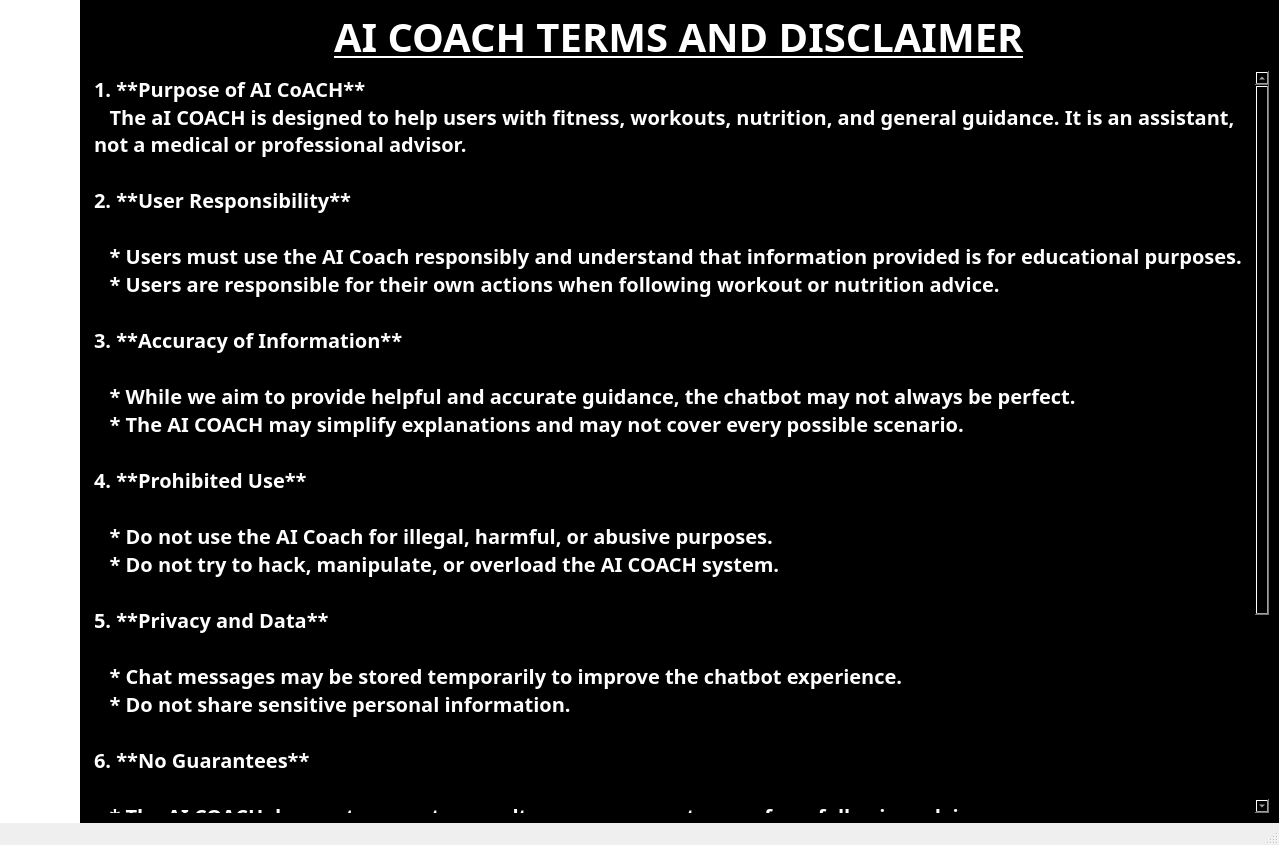
<?xml version="1.0" encoding="UTF-8"?>
<ui version="4.0">
 <class>MainWindow</class>
 <widget class="QMainWindow" name="MainWindow">
  <property name="geometry">
   <rect>
    <x>0</x>
    <y>0</y>
    <width>1279</width>
    <height>845</height>
   </rect>
  </property>
  <property name="windowTitle">
   <string>MainWindow</string>
  </property>
  <widget class="QWidget" name="centralwidget">
   <layout class="QHBoxLayout" name="horizontalLayout_2">
    <property name="spacing">
     <number>0</number>
    </property>
    <property name="leftMargin">
     <number>0</number>
    </property>
    <property name="topMargin">
     <number>0</number>
    </property>
    <property name="rightMargin">
     <number>0</number>
    </property>
    <property name="bottomMargin">
     <number>0</number>
    </property>
    <item>
     <widget class="QWidget" name="Sidebar" native="true">
      <property name="sizePolicy">
       <sizepolicy hsizetype="Preferred" vsizetype="Expanding">
        <horstretch>0</horstretch>
        <verstretch>0</verstretch>
       </sizepolicy>
      </property>
      <property name="minimumSize">
       <size>
        <width>80</width>
        <height>791</height>
       </size>
      </property>
      <property name="maximumSize">
       <size>
        <width>120</width>
        <height>1111</height>
       </size>
      </property>
      <property name="styleSheet">
       <string notr="true">background-color:white;</string>
      </property>
      <layout class="QVBoxLayout" name="verticalLayout_3">
       <item>
        <widget class="QPushButton" name="SwitchToHome">
         <property name="styleSheet">
          <string notr="true">border:none</string>
         </property>
         <property name="text">
          <string/>
         </property>
         <property name="icon">
          <iconset>
           <normaloff>../../../../../2144.png</normaloff>../../../../../2144.png</iconset>
         </property>
         <property name="iconSize">
          <size>
           <width>50</width>
           <height>50</height>
          </size>
         </property>
        </widget>
       </item>
       <item>
        <widget class="QPushButton" name="SwitchToNutritions">
         <property name="styleSheet">
          <string notr="true">border:none</string>
         </property>
         <property name="text">
          <string/>
         </property>
         <property name="icon">
          <iconset>
           <normaloff>../../../../../nutritions_icon-removebg-preview.png</normaloff>../../../../../nutritions_icon-removebg-preview.png</iconset>
         </property>
         <property name="iconSize">
          <size>
           <width>5060</width>
           <height>60</height>
          </size>
         </property>
        </widget>
       </item>
       <item>
        <widget class="QPushButton" name="SwitchToWorkout">
         <property name="styleSheet">
          <string notr="true">border:none</string>
         </property>
         <property name="text">
          <string/>
         </property>
         <property name="icon">
          <iconset>
           <normaloff>../../../../../training_icon-removebg-preview.png</normaloff>../../../../../training_icon-removebg-preview.png</iconset>
         </property>
         <property name="iconSize">
          <size>
           <width>80</width>
           <height>80</height>
          </size>
         </property>
        </widget>
       </item>
       <item>
        <spacer name="verticalSpacer">
         <property name="orientation">
          <enum>Qt::Vertical</enum>
         </property>
         <property name="sizeHint" stdset="0">
          <size>
           <width>20</width>
           <height>40</height>
          </size>
         </property>
        </spacer>
       </item>
       <item>
        <widget class="QPushButton" name="settingsbutton">
         <property name="sizePolicy">
          <sizepolicy hsizetype="Preferred" vsizetype="Fixed">
           <horstretch>0</horstretch>
           <verstretch>0</verstretch>
          </sizepolicy>
         </property>
         <property name="layoutDirection">
          <enum>Qt::LeftToRight</enum>
         </property>
         <property name="autoFillBackground">
          <bool>false</bool>
         </property>
         <property name="styleSheet">
          <string notr="true">border:none;</string>
         </property>
         <property name="text">
          <string/>
         </property>
         <property name="icon">
          <iconset>
           <normaloff>../../../../../settings icon.png</normaloff>../../../../../settings icon.png</iconset>
         </property>
         <property name="iconSize">
          <size>
           <width>100</width>
           <height>100</height>
          </size>
         </property>
        </widget>
       </item>
      </layout>
     </widget>
    </item>
    <item>
     <widget class="QStackedWidget" name="stackedWidget">
      <property name="sizePolicy">
       <sizepolicy hsizetype="Expanding" vsizetype="Preferred">
        <horstretch>0</horstretch>
        <verstretch>0</verstretch>
       </sizepolicy>
      </property>
      <property name="styleSheet">
       <string notr="true">background-color:black</string>
      </property>
      <property name="currentIndex">
       <number>5</number>
      </property>
      <widget class="QWidget" name="Training_Page">
       <property name="styleSheet">
        <string notr="true"/>
       </property>
       <layout class="QVBoxLayout" name="verticalLayout_4">
        <property name="spacing">
         <number>0</number>
        </property>
        <property name="leftMargin">
         <number>0</number>
        </property>
        <property name="topMargin">
         <number>0</number>
        </property>
        <property name="rightMargin">
         <number>0</number>
        </property>
        <property name="bottomMargin">
         <number>0</number>
        </property>
        <item>
         <widget class="QWidget" name="widget" native="true">
          <layout class="QHBoxLayout" name="horizontalLayout_3">
           <property name="spacing">
            <number>120</number>
           </property>
           <property name="leftMargin">
            <number>100</number>
           </property>
           <property name="topMargin">
            <number>0</number>
           </property>
           <property name="rightMargin">
            <number>100</number>
           </property>
           <item>
            <widget class="QPushButton" name="gymmodebutton">
             <property name="styleSheet">
              <string notr="true">font:40pt;
font-family:&quot;Bebas Neue&quot;;
border-radius:15px;
background-color:white;</string>
             </property>
             <property name="text">
              <string>GYM</string>
             </property>
            </widget>
           </item>
           <item>
            <widget class="QPushButton" name="calisthenicsmodebutton">
             <property name="styleSheet">
              <string notr="true">font:40pt;
font-family:&quot;Bebas Neue&quot;;
border-radius:15px;
background-color:white;</string>
             </property>
             <property name="text">
              <string>calisthenics</string>
             </property>
            </widget>
           </item>
          </layout>
         </widget>
        </item>
       </layout>
      </widget>
      <widget class="QWidget" name="Home_Page">
       <layout class="QVBoxLayout" name="verticalLayout_2">
        <property name="spacing">
         <number>0</number>
        </property>
        <property name="leftMargin">
         <number>0</number>
        </property>
        <property name="topMargin">
         <number>0</number>
        </property>
        <property name="rightMargin">
         <number>0</number>
        </property>
        <property name="bottomMargin">
         <number>0</number>
        </property>
        <item>
         <widget class="QWidget" name="Header" native="true">
          <layout class="QVBoxLayout" name="verticalLayout">
           <property name="spacing">
            <number>0</number>
           </property>
           <property name="leftMargin">
            <number>0</number>
           </property>
           <property name="topMargin">
            <number>0</number>
           </property>
           <property name="rightMargin">
            <number>0</number>
           </property>
           <property name="bottomMargin">
            <number>0</number>
           </property>
           <item>
            <widget class="QLabel" name="Title">
             <property name="styleSheet">
              <string notr="true">font-size: 90px;
font-weight: bold;
color: #ffffff;
qproperty-alignment: AlignCenter;
font-family:&quot;Bebas Neue&quot;;</string>
             </property>
             <property name="text">
              <string>Welcome Back,</string>
             </property>
            </widget>
           </item>
           <item>
            <widget class="QLabel" name="username_show">
             <property name="styleSheet">
              <string notr="true">font-size: 35px;
font-weight: bold;
color: #ffffff;
qproperty-alignment: AlignCenter;</string>
             </property>
             <property name="text">
              <string>Username</string>
             </property>
            </widget>
           </item>
           <item>
            <widget class="QLabel" name="quotes">
             <property name="styleSheet">
              <string notr="true">font-size: 20px;
font-weight: bold;
color: #ffffff;
qproperty-alignment: AlignCenter;</string>
             </property>
             <property name="text">
              <string>Quotes</string>
             </property>
            </widget>
           </item>
          </layout>
         </widget>
        </item>
        <item>
         <widget class="QWidget" name="NPCs" native="true">
          <layout class="QHBoxLayout" name="horizontalLayout_7">
           <property name="spacing">
            <number>0</number>
           </property>
           <property name="leftMargin">
            <number>0</number>
           </property>
           <property name="topMargin">
            <number>0</number>
           </property>
           <property name="rightMargin">
            <number>0</number>
           </property>
           <property name="bottomMargin">
            <number>0</number>
           </property>
           <item>
            <widget class="QWidget" name="Workout" native="true">
             <layout class="QHBoxLayout" name="horizontalLayout">
              <property name="spacing">
               <number>0</number>
              </property>
              <property name="leftMargin">
               <number>0</number>
              </property>
              <property name="topMargin">
               <number>30</number>
              </property>
              <property name="rightMargin">
               <number>0</number>
              </property>
              <property name="bottomMargin">
               <number>0</number>
              </property>
              <item>
               <widget class="QLabel" name="decorpic">
                <property name="text">
                 <string/>
                </property>
                <property name="pixmap">
                 <pixmap>decor4.png</pixmap>
                </property>
                <property name="scaledContents">
                 <bool>true</bool>
                </property>
               </widget>
              </item>
              <item>
               <widget class="QLabel" name="decor">
                <property name="styleSheet">
                 <string notr="true">color:white;
font:7pt;
</string>
                </property>
                <property name="text">
                 <string>Are you ready for the grind ? Catch me up !</string>
                </property>
                <property name="alignment">
                 <set>Qt::AlignCenter</set>
                </property>
               </widget>
              </item>
             </layout>
            </widget>
           </item>
           <item>
            <widget class="QWidget" name="Nutritions" native="true">
             <layout class="QHBoxLayout" name="horizontalLayout_6" stretch="0,0">
              <property name="spacing">
               <number>0</number>
              </property>
              <property name="leftMargin">
               <number>0</number>
              </property>
              <property name="topMargin">
               <number>0</number>
              </property>
              <property name="rightMargin">
               <number>0</number>
              </property>
              <property name="bottomMargin">
               <number>0</number>
              </property>
              <item>
               <widget class="QLabel" name="decor_2">
                <property name="styleSheet">
                 <string notr="true">color:white;
font:7pt;
</string>
                </property>
                <property name="text">
                 <string>Follow your diet, follow your grind</string>
                </property>
                <property name="textFormat">
                 <enum>Qt::AutoText</enum>
                </property>
                <property name="alignment">
                 <set>Qt::AlignCenter</set>
                </property>
               </widget>
              </item>
              <item>
               <widget class="QLabel" name="decorpic_2">
                <property name="text">
                 <string/>
                </property>
                <property name="pixmap">
                 <pixmap>../../../../../image-removebg-preview (1).png</pixmap>
                </property>
                <property name="scaledContents">
                 <bool>true</bool>
                </property>
               </widget>
              </item>
             </layout>
            </widget>
           </item>
          </layout>
         </widget>
        </item>
       </layout>
      </widget>
      <widget class="QWidget" name="Nutritions_Page">
       <layout class="QHBoxLayout" name="horizontalLayout_5">
        <item>
         <widget class="QScrollArea" name="scrollArea_3">
          <property name="widgetResizable">
           <bool>true</bool>
          </property>
          <widget class="QWidget" name="scrollAreaWidgetContents_3">
           <property name="geometry">
            <rect>
             <x>0</x>
             <y>0</y>
             <width>1175</width>
             <height>770</height>
            </rect>
           </property>
           <property name="styleSheet">
            <string notr="true"/>
           </property>
           <layout class="QHBoxLayout" name="horizontalLayout_8">
            <property name="spacing">
             <number>0</number>
            </property>
            <property name="leftMargin">
             <number>0</number>
            </property>
            <property name="topMargin">
             <number>0</number>
            </property>
            <property name="rightMargin">
             <number>0</number>
            </property>
            <property name="bottomMargin">
             <number>0</number>
            </property>
            <item>
             <widget class="QWidget" name="widget_2" native="true">
              <layout class="QVBoxLayout" name="verticalLayout_5">
               <property name="spacing">
                <number>10</number>
               </property>
               <property name="leftMargin">
                <number>0</number>
               </property>
               <property name="topMargin">
                <number>0</number>
               </property>
               <property name="rightMargin">
                <number>0</number>
               </property>
               <property name="bottomMargin">
                <number>0</number>
               </property>
               <item alignment="Qt::AlignHCenter|Qt::AlignVCenter">
                <widget class="QPushButton" name="movetochatbot">
                 <property name="sizePolicy">
                  <sizepolicy hsizetype="Fixed" vsizetype="Fixed">
                   <horstretch>0</horstretch>
                   <verstretch>0</verstretch>
                  </sizepolicy>
                 </property>
                 <property name="styleSheet">
                  <string notr="true">font:40pt;
font-family:&quot;Bebas Neue&quot;;
border-radius:15px;
background-color:white;</string>
                 </property>
                 <property name="text">
                  <string>Open AI Coach</string>
                 </property>
                </widget>
               </item>
               <item>
                <widget class="QPushButton" name="terms_disclaimer">
                 <property name="styleSheet">
                  <string notr="true">color:white;font-size:13pt;font-family:Bebas Neue;font-weight:bold;text-decoration: underline;</string>
                 </property>
                 <property name="text">
                  <string>AI coach terms and disclaimer</string>
                 </property>
                </widget>
               </item>
              </layout>
             </widget>
            </item>
           </layout>
          </widget>
         </widget>
        </item>
       </layout>
      </widget>
      <widget class="QWidget" name="Gym_Page">
       <widget class="QScrollArea" name="scrollArea">
        <property name="geometry">
         <rect>
          <x>0</x>
          <y>0</y>
          <width>1196</width>
          <height>794</height>
         </rect>
        </property>
        <property name="widgetResizable">
         <bool>true</bool>
        </property>
        <widget class="QWidget" name="scrollAreaWidgetContents">
         <property name="geometry">
          <rect>
           <x>0</x>
           <y>0</y>
           <width>1194</width>
           <height>792</height>
          </rect>
         </property>
         <widget class="QWidget" name="GridWidget" native="true">
          <property name="geometry">
           <rect>
            <x>0</x>
            <y>0</y>
            <width>1196</width>
            <height>2000</height>
           </rect>
          </property>
         </widget>
        </widget>
       </widget>
      </widget>
      <widget class="QWidget" name="CalisPage">
       <widget class="QScrollArea" name="scrollArea_2">
        <property name="geometry">
         <rect>
          <x>0</x>
          <y>0</y>
          <width>1196</width>
          <height>794</height>
         </rect>
        </property>
        <property name="widgetResizable">
         <bool>true</bool>
        </property>
        <widget class="QWidget" name="scrollAreaWidgetContents_2">
         <property name="geometry">
          <rect>
           <x>0</x>
           <y>0</y>
           <width>1194</width>
           <height>792</height>
          </rect>
         </property>
         <widget class="QWidget" name="GridWidget_2" native="true">
          <property name="geometry">
           <rect>
            <x>0</x>
            <y>0</y>
            <width>1196</width>
            <height>2000</height>
           </rect>
          </property>
         </widget>
        </widget>
       </widget>
      </widget>
      <widget class="QWidget" name="Terms_Disclaimer">
       <layout class="QVBoxLayout" name="verticalLayout_6">
        <item alignment="Qt::AlignHCenter">
         <widget class="QLabel" name="Terms_Title">
          <property name="styleSheet">
           <string notr="true">color:white;font-size:30pt;font-family:Bebas Neue;font-weight:bold;text-decoration: underline;</string>
          </property>
          <property name="text">
           <string>AI COACH TERMS AND DISCLAIMER</string>
          </property>
         </widget>
        </item>
        <item>
         <widget class="QPlainTextEdit" name="plainTextEdit">
          <property name="styleSheet">
           <string notr="true">color:white;font-size:15pt;font-family:Bebas Neue;font-weight:bold;</string>
          </property>
          <property name="plainText">
           <string>1. **Purpose of AI CoACH**
   The aI COACH is designed to help users with fitness, workouts, nutrition, and general guidance. It is an assistant, not a medical or professional advisor.

2. **User Responsibility**

   * Users must use the AI Coach responsibly and understand that information provided is for educational purposes.
   * Users are responsible for their own actions when following workout or nutrition advice.

3. **Accuracy of Information**

   * While we aim to provide helpful and accurate guidance, the chatbot may not always be perfect.
   * The AI COACH may simplify explanations and may not cover every possible scenario.

4. **Prohibited Use**

   * Do not use the AI Coach for illegal, harmful, or abusive purposes.
   * Do not try to hack, manipulate, or overload the AI COACH system.

5. **Privacy and Data**

   * Chat messages may be stored temporarily to improve the chatbot experience.
   * Do not share sensitive personal information.

6. **No Guarantees**

   * The AI COACH does not guarantee results, success, or outcomes from following advice.
   * Users should consult professionals for serious health, fitness, or medical concerns.

7. **Changes to Terms**

   * We may update these terms from time to time. Users are encouraged to review them regularly.

**By using this AI COACH, you agree to follow these terms and use it responsibly.**
</string>
          </property>
         </widget>
        </item>
       </layout>
      </widget>
     </widget>
    </item>
   </layout>
  </widget>
  <widget class="QMenuBar" name="menubar">
   <property name="geometry">
    <rect>
     <x>0</x>
     <y>0</y>
     <width>1279</width>
     <height>26</height>
    </rect>
   </property>
  </widget>
  <widget class="QStatusBar" name="statusbar"/>
 </widget>
 <resources/>
 <connections/>
</ui>
